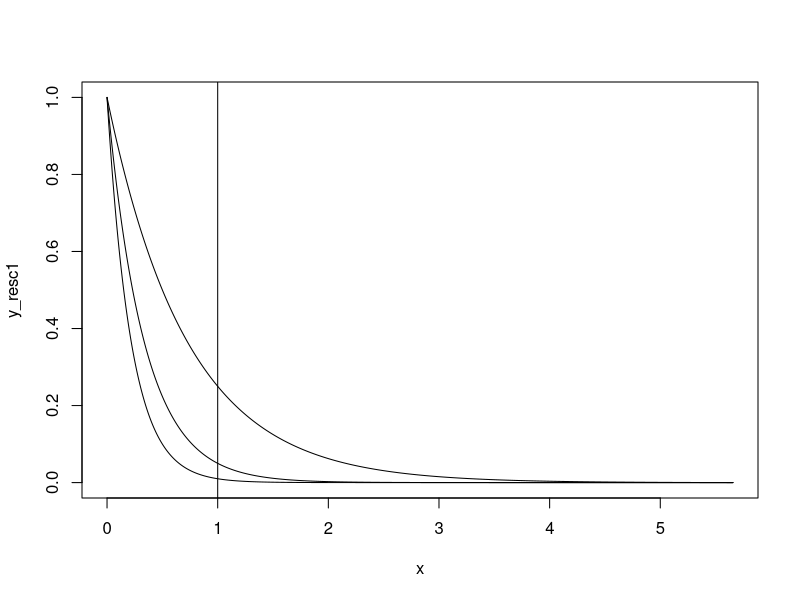

Write R code to recreate this figure. (Note: this script raises an error after producing the figure.)
# Figure 1: rescaled kernels

# 1%
A1 <- 1
B1 <- 2
t <- sqrt(4^2+4^2)
minCD <- 0
scale_min1 <- A1*10^(-B1*t)
scale_max1 <- A1*10^(-B1*minCD)
dist <- 1
prob1 <- (A1*10^(-B1*dist)-scale_min1)/(scale_max1-scale_min1)
prob1

# 5%
A5 <- 1
B5 <- 1.301
t <- sqrt(4^2+4^2)
minCD <- 0
scale_min5 <- A5*10^(-B5*t)
scale_max5 <- A5*10^(-B5*minCD)
dist <- 1
prob5 <- (A5*10^(-B5*dist)-scale_min5)/(scale_max5-scale_min5)
prob5

# 25%
A25 <- 1
B25 <- 0.6015
t <- sqrt(4^2+4^2)
minCD <- 0
scale_min25 <- A25*10^(-B25*t)
scale_max25 <- A25*10^(-B25*minCD)
dist <- 1
prob25 <- (A25*10^(-B25*dist)-scale_min25)/(scale_max25-scale_min25)
prob25

############################################################################################################
x <-seq(0,sqrt(4^2+4^2),0.0001)
y_resc1 <- (A1*10^(-B1*x)-scale_min1)/(scale_max1-scale_min1)
plot(x, y_resc1, xlim = c(0, 4*sqrt(2)), type="l", col="black")

y_resc5 <- (A5*10^(-B5*x)-scale_min5)/(scale_max5-scale_min5)
lines(x, y_resc5, xlim=c(0, 4*sqrt(2)), type="l", col="black")

y_resc25 <- (A25*10^(-B25*x)-scale_min25)/(scale_max25-scale_min25)
lines(x, y_resc25, xlim=c(0, 4*sqrt(2)), type="l", col="black")

abline(v=1, type="d")

# cdcode <- log( (1 * (t - minCD) + minCD) /A ) / (B * log(10))
# cdcode
############################################################################################################
p <- ggplot(data = data.frame(x = 0), mapping = aes(x = x))
fun.1 <- function(x) (A1*10^(-B1*x)-scale_min1)/(scale_max1-scale_min1)
fun.2 <- function(x) (A5*10^(-B5*x)-scale_min5)/(scale_max5-scale_min5)
fun.3 <- function(x) (A25*10^(-B25*x)-scale_min25)/(scale_max25-scale_min25)

p +
  stat_function(fun = fun.1, mapping = aes(color = "fun.1"), size=1.5) +
  stat_function(fun = fun.2, mapping = aes(color = "fun.2"), size=1.5) +
  stat_function(fun = fun.3, mapping = aes(color = "fun.3"), size=1.5) +
  
  scale_x_continuous(limits = c(0, sqrt(4^2+4^2)), breaks=c(0,1,2,3,4,5)) +
  scale_color_manual(name = "Dispersal",
                     values = c("fun.1" = "violet", "fun.2" = "violetred", "fun.3" = "violetred4"),
                     labels = c("Low", "Intermediate", "High")) +
  #geom_vline(xintercept = 1, linetype = "dashed") +
  ylab("Probability of dispersal") +
  xlab("Distance from home population") +
  theme(text=element_text(size=18,  family="serif"))

